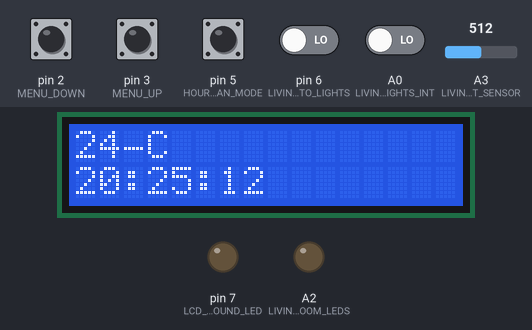
The sketch below on a simulated Arduino Uno, built with avr-gcc and run on an emulated ATmega328P. Parts: 16×2 character LCD, output pins drawn as LEDs (lit = HIGH). The inputs (shaded band) are chosen by the test bench; at power-on: A0 (LIVING_ROOM_LIGHTS_INT), pin 2 (MENU_DOWN), pin 3 (MENU_UP), pin 5 (HOUR_AMERICAN_MODE), pin 6 (LIVING_ROOM_AUTO_LIGHTS) LOW, A3 (LIVING_ROOM_LIGHT_SENSOR) = 512. What the sketch prints to the serial monitor is not drawn.

Above: at 1.6 s.
1.7 s: pin 5 (HOUR_AMERICAN_MODE) pulled HIGH for 1 s
At 2.8 s:
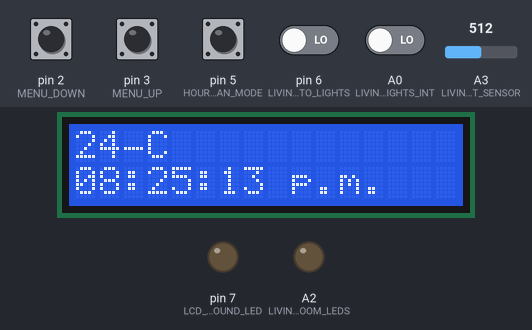
4.5 s: pin 2 (MENU_DOWN) pulled HIGH for 1 s
At 6.5 s:
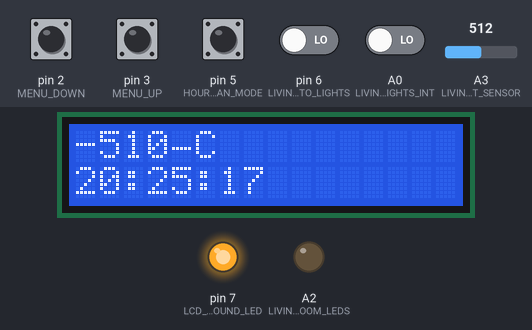
7.5 s: pin 6 (LIVING_ROOM_AUTO_LIGHTS) driven HIGH
At 8.9 s:
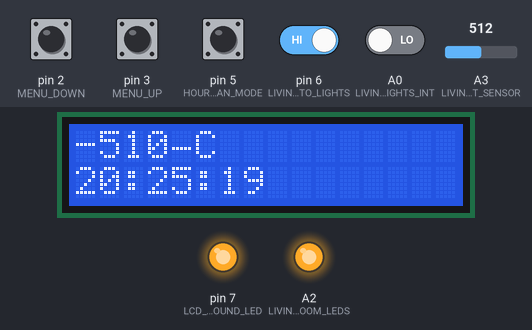
10.5 s: pin 3 (MENU_UP) pulled HIGH for 0.15 s
At 11.9 s:
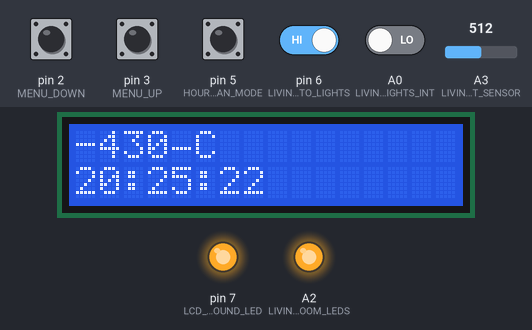
12.6 s: pin 5 (HOUR_AMERICAN_MODE) pulled HIGH for 1 s
At 13.9 s:
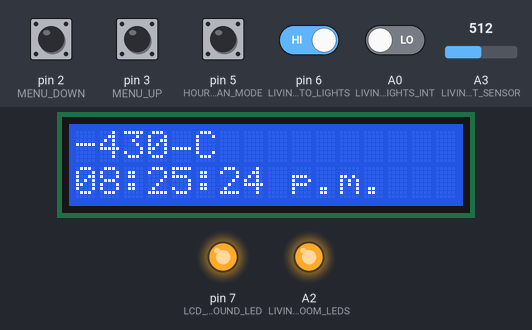
15.6 s: pin 3 (MENU_UP) pulled HIGH for 1 s
At 17.8 s:
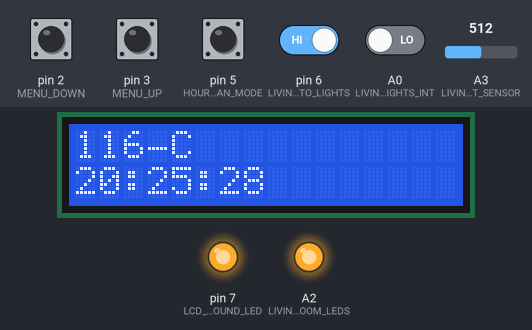
Timing chart, 0 to 19.1 s (numbered marks = the images above; inputs shaded):
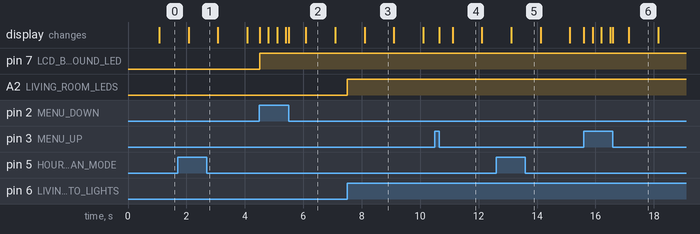

Measured:
- after the input at 1.7 s, the display: changes after 0.38 s (image 1)
- after the input at 4.5 s, pin 7 (LCD_BACKGROUND_LED): LOW → HIGH at once
- after the input at 7.5 s, pin 7 (LCD_BACKGROUND_LED): stays HIGH (without the input it goes to LOW after 3.0 s); A2 (LIVING_ROOM_LEDS): LOW → HIGH at once
- after the input at 12.6 s, the display: changes after 0.52 s (image 5)
- after the input at 15.6 s, pin 7 (LCD_BACKGROUND_LED): stays HIGH (without the input it goes to LOW after 0.05 s)
- what the display in image 2 shows lasts 1.0 s, from 6.1 s to 7.1 s

The sketch:

Arduino_de_controle.ino
```cpp
/* ---------------------------------------------------------------------------------------------------------- */
/*  Inclui as bibliotecas que serão utilizadas no código.                                                     */
#include <LiquidCrystal.h>
/* ---------------------------------------------------------------------------------------------------------- */
/*  Configurações de sistema.                                                                                 */
//  ~ Configurações de horário do relógio.
#define START_HOUR 20
#define START_MINUTE 25
#define START_SECOND 10
//  ~ Tempo para atualização do relógio.
#define CLOCK_REFRESH_DELAY 1000
//  ~ Horario de acionamento automático das luzes da sala.
#define LIVING_ROOM_LIGHTS_TIME_TO_ON 20
//  ~ Horario de desligamento automático das luzes da sala.
#define LIVING_ROOM_LIGHTS_TIME_TO_OFF 22
//  ~ Intervalo no qual as luzes da sala ficam ligadas após o acionamento do sensor de presença.
#define LIVING_ROOM_LIGHTS_PIR_INTERVAL 5000
//  ~ Intervalo no qual o menu pode ficar parado.
#define MENU_ACCEPT_SLEEP_INTERVAL 5000
//  ~ Variação de temperatura do menu.
#define TEMP_VAR 2
//  ~ Temperatura inicial.
#define TEMPERATURE 24
//  ~ Intervalo de delay dos botões.
#define BUTTON_DELAY 50
/* ---------------------------------------------------------------------------------------------------------- */
/*  Definição de referências de uso para as portas do arduino.                                                */
//  ~ Função UP do menu.
#define MENU_DOWN 2
//  ~ Função DOWN do menu.
#define MENU_UP 3
//  ~ Luz de fundo do display.
#define LCD_BACKGROUND_LED 7
//  ~ Porta que define se o horário deve ser exibido em formato a.m./p.m. ou não.
#define HOUR_AMERICAN_MODE 5
//  ~ Porta do interruptor que troca a luz da sala entre automática e manual.
#define LIVING_ROOM_AUTO_LIGHTS 6
//  ~ Porta de luz de fundo do LCD.
#define LCD_BACKGROUND 7
//  ~ Portas de informação do LCD.
#define LCD_0 11
#define LCD_1 10
#define LCD_2 9
#define LCD_3 8
//  ~ Porta de ativação do LCD.
#define LCD_ACTIVE 12
//  ~ Porta de seção de registro do LCD.
#define LCD_RECORDS_SECTION 13
//  ~ Porta responsável pelo interruptor manual de luz da sala.
#define LIVING_ROOM_LIGHTS_INT A0
//  ~ Porta responsável pelo sensor de presença da sala.
#define LIVING_ROOM_PIR_SENSOR A1
//  ~ Luzes da sala.
#define LIVING_ROOM_LEDS A2
//  ~ Porta responsável pelo sensor de luz ambiente.
#define LIVING_ROOM_LIGHT_SENSOR A3
/* ---------------------------------------------------------------------------------------------------------- */
/*  Variáveis do sistema de relógio.                                                                          */
//  ~ Respectivamente, hora, minuto e segundo exibidos no relógio.
int hour;
int minute;
int second;
//  ~ Armazena o valor da última atualização do relógio para observar o avanço de millis().
unsigned long lastClockRefresh;
//  ~ Se o horario deve ou não ser exibido no formato americano.
bool american_clock_format;
/* ---------------------------------------------------------------------------------------------------------- */
/*  Variáveis do sistema de luz da sala.                                                                      */
//  ~ Informa se a luz da sala está em modo automático ou não.
bool livingRoom_auto_mode;
//  ~ Informa se as luzes estão acesas ou apagadas. Como isso depende das relações envolvidas no loop(),
//  o sistema inicaliza como apagadas.
bool livingRoom_lights;
//  ~ Informa se as luzes foram ligadas com o PIR ou não.
bool livingRoom_lights_on_with_PIR;
//  ~ Sinal do sensor de luz ambiente.
int livingRoom_lightSensor_signal;
//  ~ Instante no qual a luz foi ligada.
unsigned long livingRoom_time_lights_on;
/* ---------------------------------------------------------------------------------------------------------- */
/*  Variáveis do sistema do LCD.                                                                              */
//  ~ Elemento que representa o LCD no código e responsável por seu funcionamento.
LiquidCrystal lcd (LCD_RECORDS_SECTION, LCD_ACTIVE, LCD_0, LCD_1, LCD_2, LCD_3);
//  ~ Buffers das linhas do arduino.
String LCDRow[2];
/* ---------------------------------------------------------------------------------------------------------- */
/*  Variáveis do menu.                                                                                        */
//  Temperatura.
int temperature = TEMPERATURE;
//  Indica se o menu tá ligado ou não.
bool menuActived = false;
//  Tempo em que o menu foi ligado.
unsigned long menuActived_time = 0;
//  Estado do botão up.
bool upButton_state = false;
// Estado do botão down.
bool downButton_state = false;
//  Ultimo sentido do botão UP.
bool upButton_Last = false;
//  Ultimo sentido do botão DOWN.
bool downButton_Last = false;
//  Instante de pressionamento do UP.
unsigned long upLast_time = 0;
//  Instante de pressionamento do DOWN.
unsigned long downLast_time = 0;
/* ---------------------------------------------------------------------------------------------------------- */
/*  Função do arduino.                                                                                        */
//  ~ Existem duas versões da função de escrita.
//  Nessa versão, o arduino limpara uma linha dele e substitui ela pela mensagem informada pelo usuário.
//      'message': mensagem a ser inserida no LCD.
//      'row': linha na qual a mensagem vai ser escrita. '0' para a linha 1 e '1' para a linha 2.
void LCDWrite(String message, int row)
{
  //  ~ Se a mensagem for igual ao buffer, ignora.
  if (message == LCDRow[row]) return;
  //  ~ Se a mensagem for muito grande, ignora.
  if (message.length() > 16) return;
  //  ~ Se a linha for inválida, ignora.
  if ((row != 0) and (row != 1)) return;
  //  ~ Limpa a linha.
  lcd.setCursor(0, row);
  lcd.print("                ");
  //  ~ Substitui o buffer.
  LCDRow[row] = message;
  //  ~ Imprime a mensagem.
  lcd.setCursor(0, row);
  lcd.print(LCDRow[row]);
}
//  Nesta, por outro lado, o arduino apaga parte da mensagem, substituindo pela informada.
//      'message': mensagem a ser inserida no LCD.
//      'row': linha na qual a mensagem vai ser escrita.
//      'colum': coluna a partir da qual a mensagem vai ser inserida.
void LCDWrite(String message, int row, int colum)
{
  //  ~ Se a mensagem for muito grande, ignora.
  if (message.length() > (16 - (colum + 1))) return;
  //  ~ Se a linha for inválida, ignora.
  if ((row != 0) and (row != 1)) return;
  //  ~ Se a coluna for inválida, ignora.
  if ((colum < 0) and (colum > 15)) return;
  //  ~ Limpa a linha.
  lcd.setCursor(colum, row);
  lcd.print("                ");
  //  ~ Converte o buffer em uma array de caracteres.
  char _buffer[16];
  LCDRow[row].toCharArray(_buffer, 16);
  //  ~ Converte, então, a mensagem em uma cadeia de caracteres.
  char _msgBuffer[16];
  message.toCharArray(_msgBuffer, 16);
  //  ~ Realiza a substituição dos elementos nas devidas posições.
  for (int i = colum; i < 16; i++)
  {
    _buffer[i] = _msgBuffer[i - colum];
  }
  //  ~ Salva o novo buffer.
  LCDRow[row] = String(_buffer);
  //  ~ Imprime a mensagem.
  lcd.setCursor(0, row);
  lcd.print(LCDRow[row]);
}
/* ---------------------------------------------------------------------------------------------------------- */
/*  Realiza a passagem e o cálculo do tempo no relógio.                                                       */
void ClockRefresh()
{
  //  ~ Incrementa o valor de segundos em 1.
  second++;
  //  ~ Se o valor de segundos for igual (ou superior) a 60, reseta e incrementa os minutos.
  if(second >= 60) { second = 0; minute++; }
  //  ~ Se o valor de minutor for igual (ou superior) a 60, reseta e incrementa as horas.
  if (minute >= 60) { minute = 0; hour++; }
  //  ~ Se o valor de horas for igual (ou superior) a 24, reseta as horas.
  if (hour >= 24) hour = 0;
  // Declara a string que servirá de buffer para construção.
  String _buffer = "";
  //  ~ Constroí o formato.
  if (american_clock_format)
  {
    //  Informa se o horário é superior a 12h.
    bool pm = false;
    //  Armazena o horario temporariamente.
    int _hour;
    if (hour > 12) { pm = true; _hour = hour - 12; }
    //  Insere as horas no buffer.
    if (_hour < 10) _buffer = "0";
    _buffer = String(_buffer + String(_hour) + ":");
    //  Insere os minutos.
    if (minute < 10) _buffer = String(_buffer + "0");
    _buffer = String(_buffer + String(minute) + ":");
    //  Insere os segundos.
    if (second < 10) _buffer = String(_buffer + "0");
    _buffer = String(_buffer + String(second));
    //  Insere o "a.m." ou "p.m."
    if (pm) _buffer = String(_buffer + " p.m."); else _buffer = String(_buffer + " a.m.");
  }
  else
  {
    //  Insere as horas no buffer.
    if (hour < 10) _buffer = "0";
    _buffer = String(_buffer + String(hour) + ":");
    //  Insere os minutos.
    if (minute < 10) _buffer = String(_buffer + "0");
    _buffer = String(_buffer + String(minute) + ":");
    //  Insere os segundos.
    if (second < 10) _buffer = String(_buffer + "0");
    _buffer = String(_buffer + String(second));
  }
  //  ~ Imprime o horário.
  LCDWrite(_buffer, 1);
  //  ~ Atualiza o tempo da última atualização.
  lastClockRefresh = millis();
}
/* ---------------------------------------------------------------------------------------------------------- */
/*  Função de entrada do programa.                                                                            */
void setup()
{
  //  ~ Inicializa o Serial.
  Serial.begin(9600);
  while (!Serial);

  //  ~ Liga o arduino com configuração 16x2 (16 colunas em 2 linhas).
  lcd.begin(16, 2);

  //  ~ Portas de entrada de dados ('INPUT') do arduino.
  pinMode(LIVING_ROOM_AUTO_LIGHTS, INPUT);
  pinMode(HOUR_AMERICAN_MODE, INPUT);
  pinMode(LCD_BACKGROUND, INPUT);
  pinMode(LIVING_ROOM_LIGHTS_INT, INPUT);
  pinMode(LIVING_ROOM_PIR_SENSOR, INPUT);
  pinMode(MENU_UP, INPUT);
  pinMode(MENU_DOWN, INPUT);

  //  ~ Porta de saída de dados ('OUTPUT') do arduino.
  pinMode(LIVING_ROOM_LEDS, OUTPUT);
  pinMode(LCD_BACKGROUND_LED, OUTPUT);

  //  ~ Inicializa o valor das variáveis.
  //  Ele armazena na variável 'livingRoom_auto_mode' o inverso do respectivo interruptor, para garantir o acionamento no primeiro loop.
  livingRoom_auto_mode = !((bool) digitalRead(LIVING_ROOM_AUTO_LIGHTS));
  //  Armazena o formato de horário na variável respectiva.
  american_clock_format = (bool) digitalRead(HOUR_AMERICAN_MODE);
  //  Torna a variável da sala como desligada por enquanto.
  livingRoom_lights = false;
  //  Coloca o uso do sensor PIR como falso, momentaneamente.
  livingRoom_lights_on_with_PIR = false;
  //  Inicializa o sensor de luz ambiente.
  livingRoom_lightSensor_signal = -1;
  //  Momento no qual as luzes foram acesas (define como 0).
  livingRoom_time_lights_on = 0;
  //  Inicializa os horários do relógio.
  hour = START_HOUR;
  minute = START_MINUTE;
  second = START_SECOND;
  //  ~ Inicializa o relógio.
  ClockRefresh();
  //  ~ Efetiva a atuação de 'livingRoom_lights'.
  digitalWrite(LIVING_ROOM_LEDS, (int) livingRoom_lights);

  //  ~ Inicializa com a tela inicial.
  LCDWrite(String(String(temperature) + String((char) B10110000) + "C"), 0);
}
/* ---------------------------------------------------------------------------------------------------------- */
/*  Loop principal do sistema.                                                                                */
void loop()
{
  //  ~ Declara e inicializa as variaveis comparativas de estado.
  bool _livingRoom_auto_mode = (bool) digitalRead(LIVING_ROOM_AUTO_LIGHTS);
  bool _livingRoom_lights = false;
  bool _menu_up = digitalRead(MENU_UP);
  bool _menu_down = digitalRead(MENU_DOWN);
  int _livingRoom_lightSensor_signal = analogRead(LIVING_ROOM_LIGHT_SENSOR);
  int _temperature = temperature;
  //  ~ Variáveis de estado locais.
  bool livingRoom_light_low;

  //  ~ Se o menu tiver ativo, liga a led do lcd.
  digitalWrite(LCD_BACKGROUND, (int) menuActived);

  //  ~ Verifica a existência de click nos botões do menu.
  if (digitalRead(MENU_UP) == HIGH)
  {
    //  ~ Altera a temperatura.
    temperature += TEMP_VAR;
    //  ~ Ativa o menu.
    menuActived = true;
    //  ~ Reseta o tempo de ativação do menu.
    menuActived_time = millis();
    //  ~ Faz envio da temperatura.
    Serial.print(temperature);

  }
  if (digitalRead(MENU_DOWN) == HIGH)
  {
    //  ~ Altera a temperatura.
    temperature -= TEMP_VAR;
    //  ~ Ativa o menu.
    menuActived = true;
    //  ~ Reseta o tempo de ativação do menu.
    menuActived_time = millis();
    //  ~ Faz envio da temperatura.
    Serial.print(temperature);
  }

  //  ~ Verifica se deve ligar ou desligar o led da LCD.
  if ((menuActived_time != 0))
  {
    //  ~ Determina que o menu deve estar ligado.
    menuActived = true;
    //  ~ Se millis() - menuActived_time for maior que o tempo para desligar o LCD, ele desliga zerado menuActived_time.
    if ((millis() - menuActived_time) > MENU_ACCEPT_SLEEP_INTERVAL) menuActived_time = 0;
  }
  else
  {
    //  ~ Desativa o menu.
    menuActived = false;
  }

  //  ~ Se tiver variação no valor da temperatura, altera a leta.
  if (temperature != _temperature)
  {
    //  ~ Atualiza o LCD.
    LCDWrite(String(String(temperature) + String((char) B10110000) + "C"), 0);
  }


  //  ~ Captura e atualiza os valores de estado nas variáveis.
  //  Formato de hora.
  american_clock_format = (bool) digitalRead(HOUR_AMERICAN_MODE);

  //  ~ Verifica atualização no sensor de luz ambiente.
  if (livingRoom_lightSensor_signal != _livingRoom_lightSensor_signal)
  {
    //  ~ Altera o valor.
    livingRoom_lightSensor_signal = _livingRoom_lightSensor_signal;
    //  ~ Calcula o percentual de luminosidade.
    int light_percent = map(_livingRoom_lightSensor_signal, 550, 1023, 100, 0);
    //  ~ Se a luminosidade for inferior a 40%, informa em 'livingRoom_light_low' (true), se não, (false).
    if (light_percent < 40) livingRoom_light_low = true; else livingRoom_light_low = false;
  }

  //  ~ Verifica se as luzes estão em modo automático ou manual (para evitar sobrecarda de chamados ele faz uso da
  //  variável local na validação.
  if (_livingRoom_auto_mode)
  {
    //  ~ No modo automático, a luz é ligada de um horário fixo regulado por enquanto nos #define. Futuramente, é
    //  possível alterar para um sistema de configuração via menu do LED com controle UP/DOWN.
    if ((hour >= LIVING_ROOM_LIGHTS_TIME_TO_ON) and (hour <= LIVING_ROOM_LIGHTS_TIME_TO_OFF)) { _livingRoom_lights = true; livingRoom_lights_on_with_PIR = false; }
    //  ~ Caso a luz não seja acesa devido ao horário, ela pode ser acesa por conta da luminosidade baixa combinada
    //  com o sensor PIR.
    else if ((livingRoom_light_low) and (digitalRead(LIVING_ROOM_PIR_SENSOR))) { livingRoom_lights_on_with_PIR = true; livingRoom_time_lights_on = millis(); }
    //  ~ Por fim, caso nenhuma das opções realize o acendimento da luz, ela é desligada.
    else _livingRoom_lights = false;
    //  ~ Se a luz tiver sido acesa pelo PIR em algum momento, faz a atualização.
    if (livingRoom_lights_on_with_PIR) _livingRoom_lights = true;
    //  ~ Se a luz tiver sido acesa pelo sensor PIR, ela deve ficar acesa por um tempo limitado, quem controla isso é o millis().
    if ((livingRoom_lights_on_with_PIR) and (millis() >= (livingRoom_time_lights_on + LIVING_ROOM_LIGHTS_PIR_INTERVAL))) { _livingRoom_lights = false; livingRoom_lights_on_with_PIR = false; }
  }
  else
  {
    //  ~ Basea-se no interruptor de ligado/desligado.
    _livingRoom_lights = (bool) digitalRead(LIVING_ROOM_LIGHTS_INT);
  }

  //  ~ Verifica atualizações de estado.
  //  Interruptor de modo manual ou automático das luzes da sala.
  if (livingRoom_auto_mode != _livingRoom_auto_mode) livingRoom_auto_mode = _livingRoom_auto_mode;
  //  Luzes da sala.
  if (livingRoom_lights != _livingRoom_lights)
  {
    //  ~ Informa a alteração.
    livingRoom_lights = _livingRoom_lights;
    //  ~ Se for para acender, acende. Se não, apaga.
    digitalWrite(LIVING_ROOM_LEDS, (int) _livingRoom_lights);
  }

  //  ~ Atualiza o horário do relógio.
  if(millis() >= (lastClockRefresh + CLOCK_REFRESH_DELAY)) ClockRefresh();
}
```
